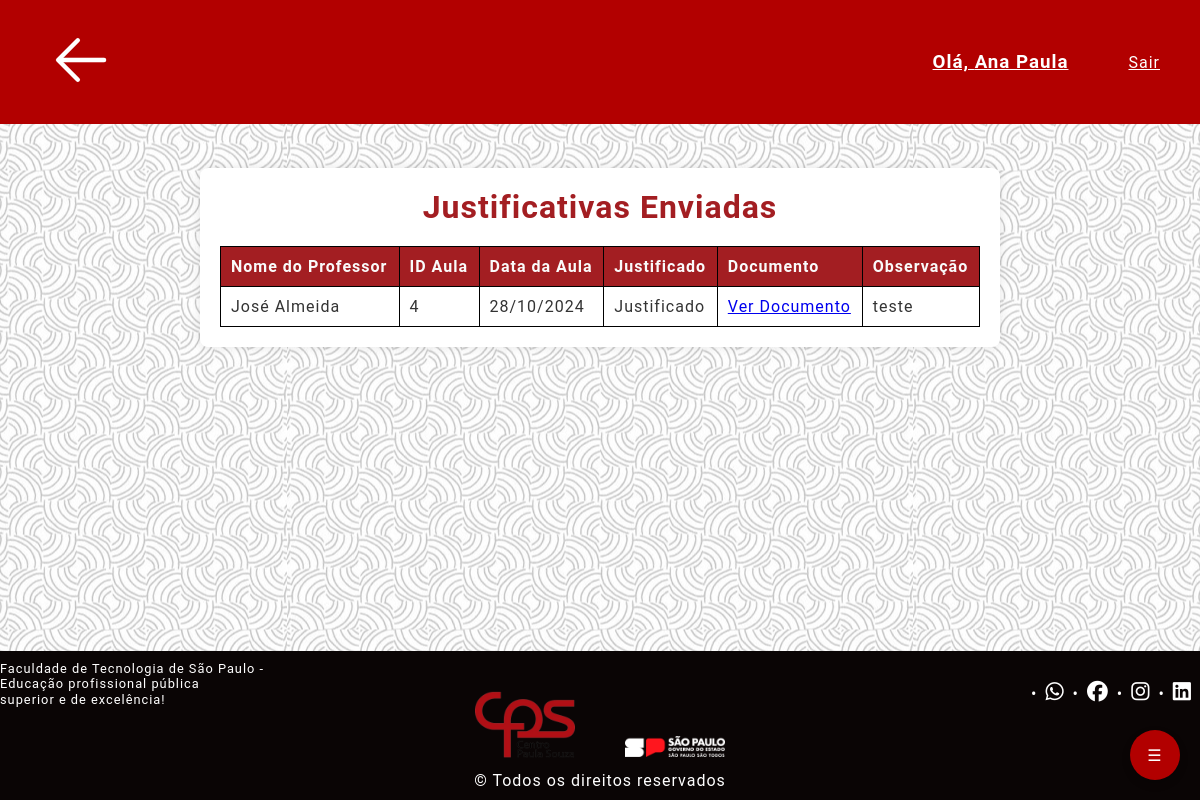
/pages/VerDocs.php (signed in), run on an earlier commit of the app's database.
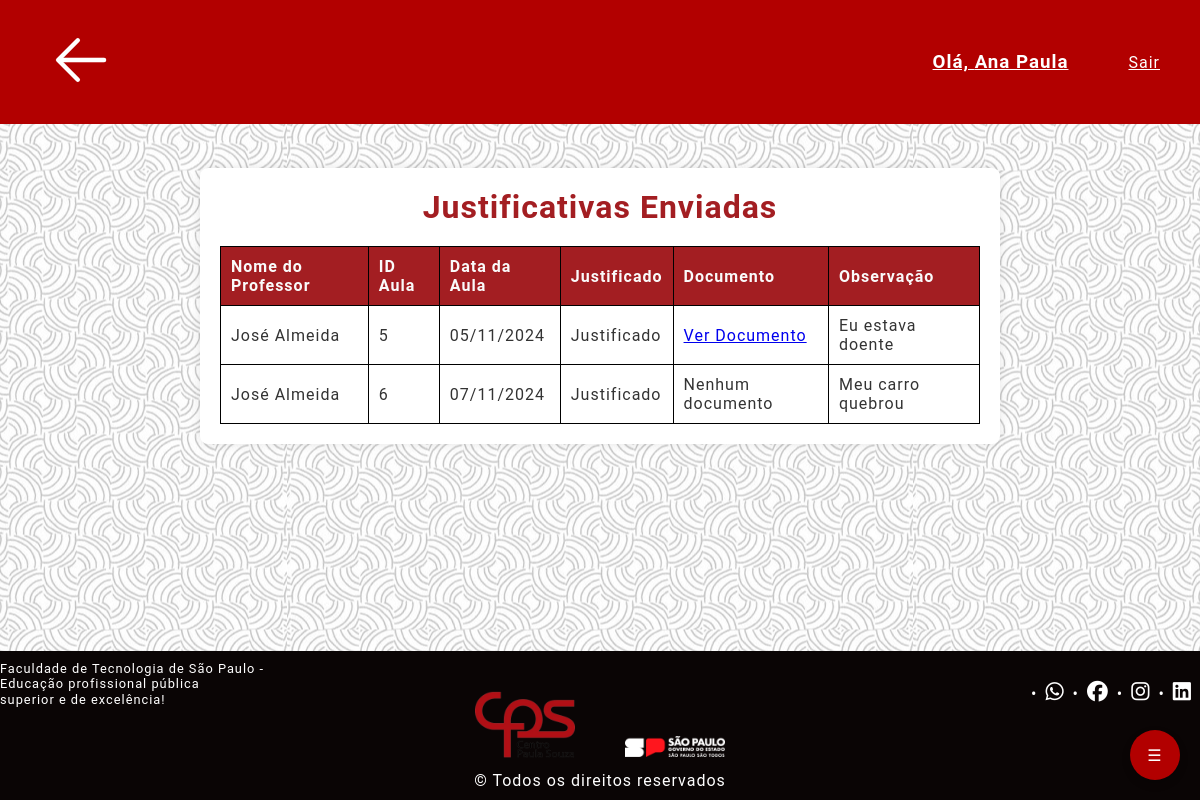
And on a later commit of the database.
### tables this page shows
CREATE TABLE `aula_nao_ministrada` (
  `ID_Aula_Nao_Ministrada` int(11) NOT NULL,
  `Date_Time` date NOT NULL,
  `Observacao` varchar(255) DEFAULT NULL,
  `ID_Aula` int(11) NOT NULL,
  `ID_Professor` int(11) DEFAULT NULL,
  `ID_Materia` int(11) DEFAULT NULL,
  `Justificado` varchar(50) NOT NULL DEFAULT 'Não Justificado',
  `docs` varchar(255) NOT NULL,
  `Aula_Reposta` varchar(30) NOT NULL DEFAULT 'Não'
);

CREATE TABLE `professores` (
  `ID_Professor` int(11) NOT NULL,
  `RG` varchar(20) DEFAULT NULL,
  `Nome` varchar(100) NOT NULL,
  `DataN` date NOT NULL,
  `Telefone` varchar(15) DEFAULT NULL,
  `Email` varchar(100) NOT NULL,
  `Usuario` varchar(50) NOT NULL,
  `Senha` varchar(50) NOT NULL,
  `Endereco` varchar(255) NOT NULL,
  `Complemento` varchar(50) DEFAULT NULL,
  `EmailInstitucional` varchar(100) NOT NULL,
  `Curso` varchar(100) NOT NULL,
  `Turno` varchar(20) NOT NULL
);

### pages/VerDocs.php (the view, shortened to what this page needs)
<?php
require_once '../php/connect.php';
$sql = "
    SELECT aula_nao_ministrada.ID_Aula_Nao_Ministrada, aula_nao_ministrada.ID_Professor, aula_nao_ministrada.Justificado, aula_nao_ministrada.docs, aula_nao_ministrada.Observacao, aula_nao_ministrada.Date_Time, professores.Nome
    FROM aula_nao_ministrada
    INNER JOIN professores ON aula_nao_ministrada.ID_Professor = professores.ID_Professor
";
try {
    $stmt = $pdo->prepare($sql);
    $stmt->execute();
    $resultados = $stmt->fetchAll(PDO::FETCH_ASSOC);
} catch (PDOException $e) {
    echo "Erro ao recuperar as justificativas: " . $e->getMessage();
    exit();
}
?>
<!DOCTYPE html>
<html lang="pt-BR">
<head>
    <link rel="stylesheet" href="../css/form.css">
    <link rel="stylesheet" href="../css/modal.css">
</head>
<body>
    <?php include_once 'header2.php'; ?>
    <div class="container">
        <h1>Justificativas Enviadas</h1>
        <?php
            if ($resultados) {
                echo "<table>";
                echo "<thead>
                        <tr>
                            <th>Nome do Professor</th>
                            <th>ID Aula</th>
                            <th>Data da Aula</th>
                            <th>Justificado</th>
                            <th>Documento</th>
                            <th>Observação</th>
                        </tr>
                    </thead>";
                echo "<tbody>";
                foreach ($resultados as $row) {
                    echo "<tr>";
                    echo "<td data-label='Nome do Professor'>" . $row['Nome'] . "</td>";
                    echo "<td data-label='ID Aula'>" . $row['ID_Aula_Nao_Ministrada'] . "</td>";
                    echo "<td data-label='Data da Aula'>" . date('d/m/Y', strtotime($row['Date_Time'])) . "</td>";
                    echo "<td data-label='Justificado'>" . $row['Justificado'] . "</td>";
                    echo "<td data-label='Documento'>" . ($row['docs'] ? "<a href='../uploads/" . $row['docs'] . "' target='_blank'>Ver Documento</a>" : "Nenhum documento") . "</td>";
                    echo "<td data-label='Observação'>" . $row['Observacao'] . "</td>";
                    echo "</tr>";
                }
                echo "</tbody>";
                echo "</table>";
            } else {
                echo "<p>Não há justificativas registradas.</p>";
            }
        ?>
    </div>
    <?php include_once 'footer.php'; ?>
</body>
</html>

### pages/header2.php (shortened to what this page needs)
<!DOCTYPE html>
<html lang="pt-BR">
<head>
    <link rel="stylesheet" href="../css/header.css">
    <link rel="stylesheet" href="../css/inclusivo.css">
</head>
<body>
    <header class="header">
        <nav class="navbar">
            <a href="dashboard.php"><div style="padding:25px"><img width="70px" src="../img/voltar.svg" alt="Logo"></div></a>
            <ul class="nav-menu nav-menu-border">
                <li class="titulo1  saudacao">
                    <?php if (isset($_SESSION['nome'])): ?>
                        <h3><a href="#">Olá, <?= htmlspecialchars($_SESSION['nome']); ?></a></h3>
                    <?php endif; ?>
                </li>
                <li class="nav-item sair">
                    <?php if (isset($_SESSION['tipo'])): ?>
                        <a class="user-link" href="logout.php">Sair</a>
                    <?php else: ?>
                        <a class="user-link" href="login.php">Login</a>
                    <?php endif; ?>
                </li>
            </ul>
        </nav>
    </header>
    <div class="accessibility-button" id="accessibilityButton">
        <span>☰</span>
    </div>
</body>
</html>

### pages/footer.php (shortened to what this page needs)
<!DOCTYPE html>
<html lang="pt-br">
<head>
    <link rel="stylesheet" href="https://cdnjs.cloudflare.com/ajax/libs/font-awesome/6.6.0/css/all.min.css">
    <link rel="stylesheet" href="../css/footer.css">
</head>
<body>
    <footer>
        <div id="footer_content">
            <div id="footer_contacts">
                <p>
                    Faculdade de Tecnologia de São Paulo - Educação profissional pública<br>
                    superior e de excelência!
                </p>
            </div>
            <div id="footer_social_media">
                <ul>
                    <li><a href="https://wa.me/551938635210" class="footer_link" id="whatsapp" target="_blank"><i class="fa-brands fa-whatsapp"></i></a></li>
                    <li><a href="https://www.facebook.com/fatecitapira?locale=pt_BR" class="footer_link" id="facebook" target="_blank"><i class="fa-brands fa-facebook"></i></a></li>
                    <li><a href="https://www.instagram.com/fatecdeitapira/" class="footer_link" id="instagram" target="_blank"><i class="fa-brands fa-instagram"></i></a></li>
                    <li><a href="https://www.linkedin.com/company/fatec-de-itapira/?originalSubdomain=br" class="footer_link" id="linkedin" target="_blank"><i class="fa-brands fa-linkedin"></i></a></li>
                </ul>
            </div>
        </div>
        <div id="footer_logos">
            <div id="footer_logo1">
                <a href="https://www.cps.sp.gov.br/">
                    <img src="../img/cps-removebg-preview.png" alt="Logo do Centro Paula Souza" class="footer-logo">
                </a>
            </div>
            <div id="footer_logo2">
                <a href="https://www.saopaulo.sp.gov.br/">
                    <img src="../img/logo-footer-governo-do-estado-sp.png" alt="Logo do Governo do Estado de São Paulo" class="footer-logo">
                </a>
            </div>
        </div>
        <p class="footer-rights">© Todos os direitos reservados</p>
    </footer>
</body>
</html>

### css/form.css (style rules this page uses)
* { margin: 0; padding: 0; box-sizing: border-box; }
.container { width: 100%; max-width: 500px; margin: 20px; padding: 20px; background: #fff; box-shadow: 0 0 10px rgba(0, 0, 0, 0.1); border-radius: 8px; }
.container h1 { margin-bottom: 20px; text-align: center; color: #a31e22; }

### css/header.css (style rules this page uses)
* { margin: 0; padding: 0; }
body { height: 100%; }
header { background-color: #b20000; margin: 0; margin-bottom: 2%; width: 100%; padding: 0; }
.nav-menu { display: flex; align-items: center; justify-content: space-between; list-style: none; padding: 0; margin: 0; flex: 1; }
html, body { height: 100%; display: flex; flex-direction: column; margin: 0; }
.navbar { min-height: 70px; display: flex; align-items: center; justify-content: space-between; padding: 0 34px; }
.header .nav-menu a { padding: 20px; color: #fff; }
.header .navbar { display: flex; align-items: center; justify-content: space-between; padding: 0 20px; }
.header .nav-menu { display: flex; align-items: center; justify-content: center; width: 100%; }
.header .nav-item { margin-left: 20px; }
.header .nav-menu { justify-content: center; }

### css/inclusivo.css (style rules this page uses)
.accessibility-button { position: fixed; bottom: 20px; right: 20px; background-color: #b20000; color: white; border: none; border-radius: 50%; width: 50px; height: 50px; display: flex; align-items: center; justify-content: center; cursor: pointer; box-shadow: 0 4px 8px rgba(0, 0, 0, 0.2); z-index: 1000; }

### css/footer.css (style rules this page uses)
:root { --color-neutral-0: #0a0505; }
* { margin: 0; padding: 0; box-sizing: border-box; letter-spacing: 1px; }
html, body { height: 100%; display: flex; flex-direction: column; margin: 0; }
body { flex: 1; }
footer { background-color: var(--color-neutral-0); text-align: left; width: 100%; padding: 10px 0; position: relative; margin-top: auto; }
#footer_content { display: flex; justify-content: space-between; align-items: center; padding: 0; }
#footer_contacts p { color: white; font-size: 0.8rem; line-height: 1.2; max-width: 300px; margin-bottom: 1rem; }
#footer_social_media { display: flex; align-items: flex-end; margin-top: 0.5rem; }
#footer_social_media ul { list-style: none; display: flex; padding: 0; margin: 0; }
#footer_social_media li { margin-bottom: 0.5rem; }
.footer_link i { font-size: 1.3rem; color: white; margin-right: 0.5rem; }
#footer_social_media li::before { content: "•"; color: white; margin-right: 0.5rem; }
#footer_logos { display: flex; justify-content: center; align-items: center; gap: 50px; margin-bottom: -1rem; }
.footer-logo { width: 100px; height: auto; max-width: 100%; margin-top: -3rem; }
.footer-rights { text-align: center; font-size: 1rem; color: white; padding-top: 0.5rem; }

### pages/VerDocs.php (style rules this page uses)
body { font-family: 'Roboto', sans-serif; background-color: #f5f5f5; color: #333; background-image: url("../img/formBG.jpg"); background-size: auto; background-repeat: repeat; background-position: center; margin: 0; display: flex; justify-content: center; align-items: center; }
.container { width: 100%; max-width: 800px; background-color: #fff; border-radius: 8px; box-shadow: 0 0 10px rgba(0, 0, 0, 0.1); padding: 20px; }
h1 { color: #a31e22; text-align: center; }
table { width: 100%; border-collapse: collapse; }
th, td { border: 1px solid #000000; padding: 10px; text-align: left; }
th { background-color: #a31e22; color: rgb(250, 250, 250); }

What changed in the data, as far as the page shows it:
removed aula_nao_ministrada: ID_Professor.Nome "José Almeida", ID_Aula_Nao_Ministrada "4", Date_Time "28/10/2024", Justificado "Justificado", Observacao "teste"
added aula_nao_ministrada: ID_Professor.Nome "José Almeida", ID_Aula_Nao_Ministrada "5", Date_Time "05/11/2024", Justificado "Justificado", Observacao "Eu estava doente"
added aula_nao_ministrada: ID_Professor.Nome "José Almeida", ID_Aula_Nao_Ministrada "6", Date_Time "07/11/2024", Justificado "Justificado", docs "Nenhum documento", Observacao "Meu carro quebrou"
